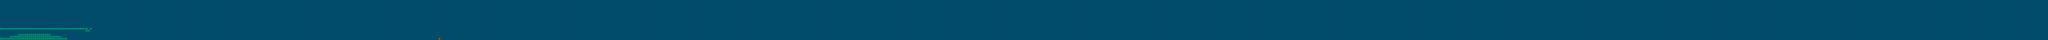

Below is a game level as drawn by its tile map, then a one-line description and the .tmx that defines it (tile-layer data replaced by summaries):
An orthogonal 1000x20 tile map with 32x32 px tiles, 1 tile layer (background).

<map version="1.0" orientation="orthogonal" width="1000" height="20" tilewidth="32" tileheight="32">
 <tileset firstgid="1" name="8bitMetrodian" tilewidth="32" tileheight="32" spacing="8">
  <image source="8bitMetrodian.png" width="872" height="752" />
  <tile id="66">
   <properties>
    <property name="floor" value="" />
   </properties>
  </tile>
 </tileset>
 <layer name="background" width="1000" height="20">
  <data>[20000 cells, 20000 non-empty, 3 distinct tile ids]</data>
 </layer>
</map>
